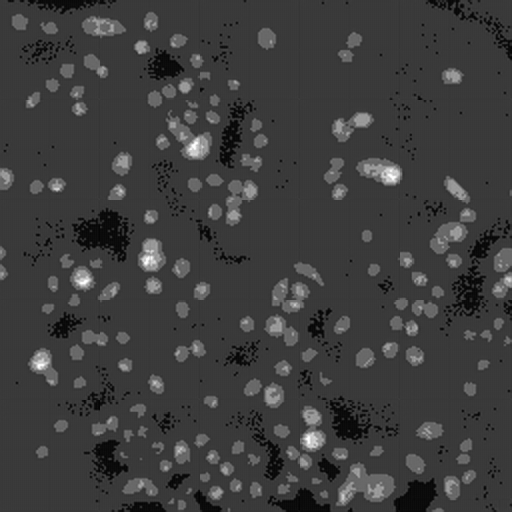
#> input picture example/4Xoverlay_b.png, 1024 x 1024 px, found by its file name (shown at 1/2 size); its folder holds 7 pictures in this run
$ python pre_processing.py
#> lines starting #> are read from the running program, lines starting #| are printed output that depends on the picture
import matplotlib.pyplot as plt
import numpy as np
import cv2
import os
from tqdm import tqdm

scale = 2048
def dye(img, color="red"):
    # get index of channel
    idx = color_dict[color]
    rgb_list = [0,1,2]
    rgb_list.remove(idx)

    # normalize the image
    img[:, :, idx] = img[:, :, idx]/np.max(img[:, :, idx])*255
    # img[:, :, idx] = cv2.equalizeHist(img[:, :, idx])

    img[:, :, rgb_list[0]] = 0
    img[:, :, rgb_list[1]] = 0

    return img

# top_path = "./data/"+str(scale)+"/TimePoint_1"
path = r"C:\Users\212774000\Documents\python\gitclone\SR\Cell_SR\example"
color_dict = {"red": 2, "green": 1, "blue": 0}

img_b = cv2.imread(os.path.join(path,"4Xoverlay_b.png"))
#> img_b is the input picture: shape (1024, 1024, 3); min 0, max 255, mean 61.8
img_g = cv2.imread(os.path.join(path,"4Xoverlay_g.png"))
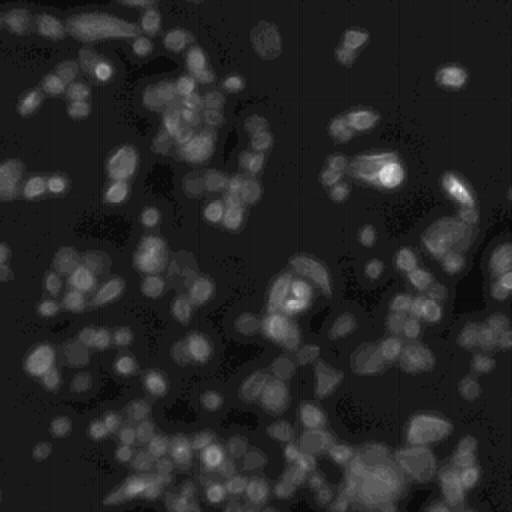
#> input picture example/4Xoverlay_g.png, 1024 x 1024 px, found by its file name (shown at 1/2 size)
#> img_g is the input picture: shape (1024, 1024, 3); min 1, max 255, mean 38.4
img_r = cv2.imread(os.path.join(path,"4Xoverlay_r.png"))
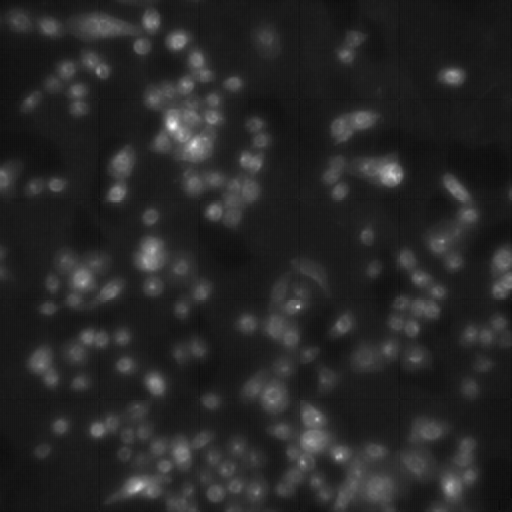
#> input picture example/4Xoverlay_r.png, 1024 x 1024 px, found by its file name (shown at 1/2 size)
#> img_r is the input picture: shape (1024, 1024, 3); min 6, max 255, mean 38.9
img_b = dye(img_b,"blue")
#> in dye, `img[:, :, rgb_list[1]] = 0`:
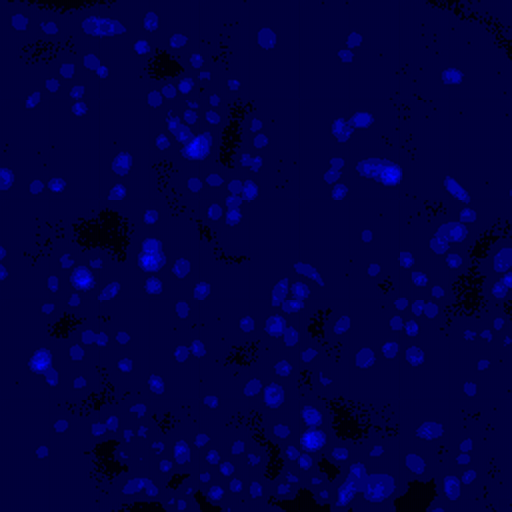
#> img: shape (1024, 1024, 3) (shown at 1/2 size); mean B, G, R 61.8, 0, 0
img_g = dye(img_g,"green")
#> call 2 of dye, with color = 'green'
#> in dye (call 2), `img[:, :, rgb_list[1]] = 0`:
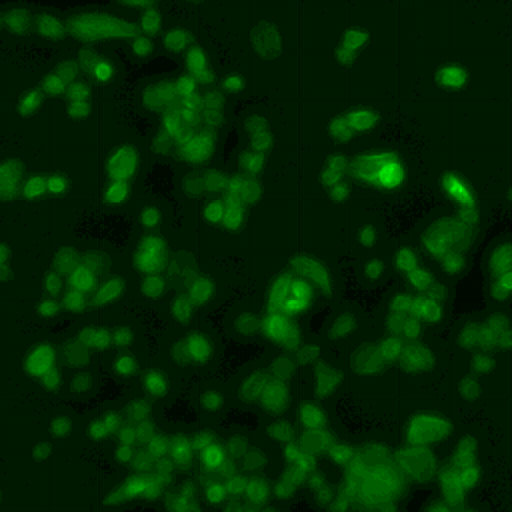
#> img: shape (1024, 1024, 3) (shown at 1/2 size); mean B, G, R 0, 38.4, 0
img_r = dye(img_r,"red")
#> call 3 of dye, with color = 'red'
#> in dye (call 3), `img[:, :, rgb_list[0]] = 0`:
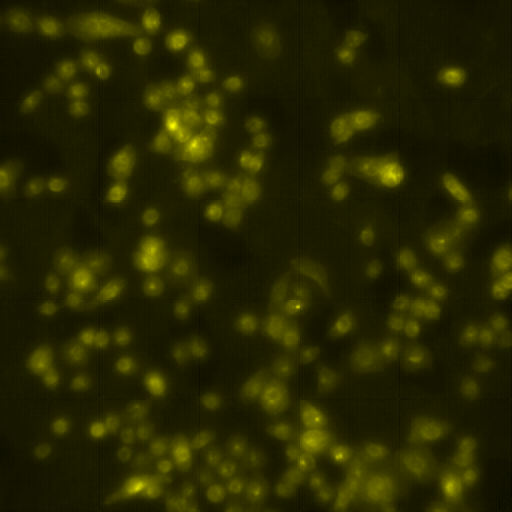
#> img: shape (1024, 1024, 3) (shown at 1/2 size); mean B, G, R 0, 38.9, 38.9
#> in dye (call 3), `img[:, :, rgb_list[1]] = 0`:
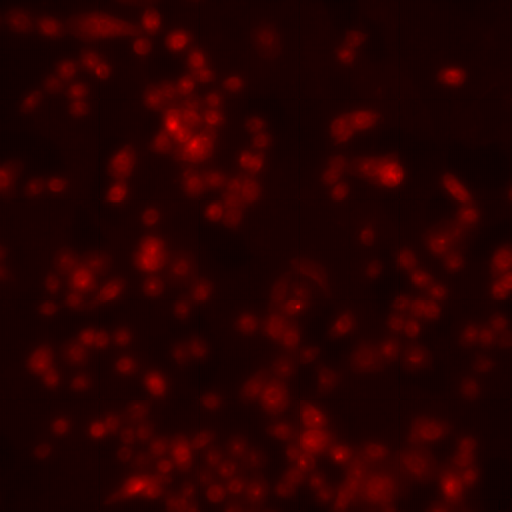
#> img: shape (1024, 1024, 3) (shown at 1/2 size); mean B, G, R 0, 0, 38.9
img_merge = img_b+img_r+img_g
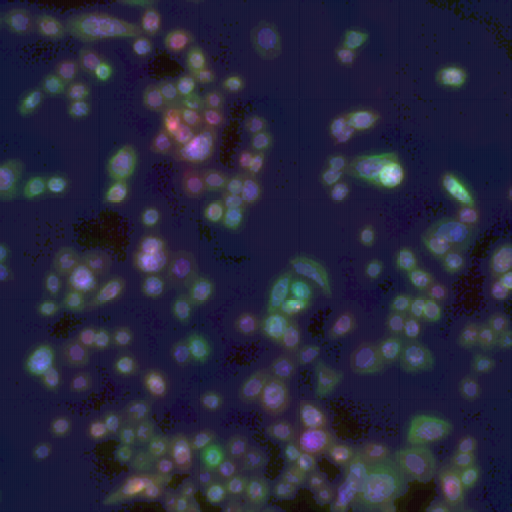
#> img_merge: shape (1024, 1024, 3) (shown at 1/2 size); mean B, G, R 61.8, 38.4, 38.9
cv2.imwrite("4xoverlay_merge.png",img_merge)

'''
# get the path of each images
files_name = os.listdir(top_path)
files_path = [os.path.join(top_path, i) for i in files_name]
# get rid of the description file
files_path = files_path[1:]

# read and dye the grayscale image
for i in tqdm(range(0, len(files_name)//4)):
    # read a image to a grayscale
    img_1 = cv2.imread(files_path[4*i+1], cv2.IMREAD_COLOR)
    img_2 = cv2.imread(files_path[4*i+2], cv2.IMREAD_COLOR)
    img_3 = cv2.imread(files_path[4*i+3], cv2.IMREAD_COLOR)

    img_1 = dye(img_1, "blue")
    img_2 = dye(img_2, "green")
    img_3 = dye(img_3, "red")

    img_merge = img_1 + img_2 + img_3
    if not os.path.exists("data/overlay"+str(scale)):
        os.mkdir("data/overlay"+str(scale))
    cv2.imwrite("data/overlay"+str(scale)+"/"+str(i)+"_overlay.tif", img_merge)

# [10 lines of commented-out code are left out]
'''
